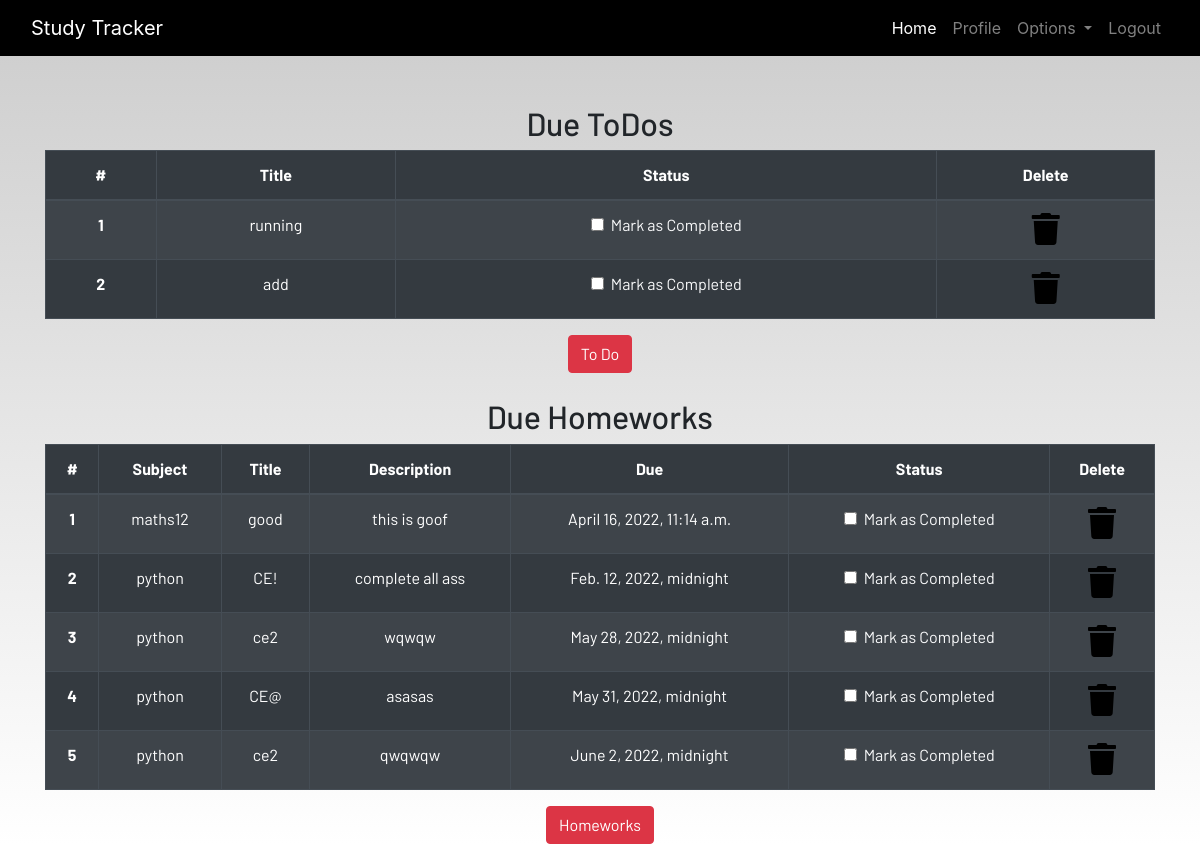
/profile/ (signed in), run on the app's committed database.
### dashboard/models.py (models this page shows, shortened)
class Todo(models.Model):
    user = models.ForeignKey(User,on_delete=models.CASCADE)
    title = models.CharField(max_length=100)
    is_finished = models.BooleanField(default=False)

class Homework(models.Model):
    user = models.ForeignKey(User,on_delete=models.CASCADE)
    subject = models.CharField(max_length=50)
    title = models.CharField(max_length=100)
    description = models.TextField()
    due = models.DateTimeField()
    is_finished = models.BooleanField(default=False)

### dashboard/views.py (the view)
# urls.py: path('profile/',dash_views.profile,name="profile"),
@login_required
def profile(request):
    homeworks = Homework.objects.filter(is_finished=False,user=request.user)
    todos = Todo.objects.filter(is_finished=False,user=request.user)
    if len(homeworks) == 0:
        homework_done = True
    else:
        homework_done = False
    if len(todos) == 0:
        todos_done = True
    else:
        todos_done = False
    context = {
        'homeworks' : homeworks,
        'todos' : todos,
        'homework_done' : homework_done,
        'todos_done' : todos_done
    }
    return render(request,"dashboard/profile.html",context)

### dashboard/template/dashboard/profile.html
{% extends 'dashboard/base.html' %} {% load static %}
{% load crispy_forms_tags %}
{% block content %}
<section class="text-center">
    <div class="container">
        {% if not todos_done %}
        <h2>Due ToDos</h2>
        <table class="table table-striped table-bordered table-hover table-dark">
            <thead>
                <tr>
                    <th scope="col">#</th>
                    <th scope="col">Title</th>
                    <th scope="col">Status</th>
                    <th scope="col">Delete</th>
                </tr>
            </thead>
            <tbody>
                {% for todo in todos %}
                <tr>
                    <th scope="row">{{forloop.counter}}</th>
                    <td>{{todo.title}}</td>
                    <td>
                        <a href="{% url 'update-todo' todo.id %}">
                            <div class="form-check">
                                {% if todo.is_finished == True %}
                                <input class="form-check-input" type="checkbox" value="" checked >
                                {% else %}
                                <input class="form-check-input" type="checkbox" value=""  >
                                {% endif %}
                                <label class="form-check-label text-light" for="flexCheckDefault">
                                    Mark as Completed
                                </label>
                            </div>
                        </a>
                    </td>
                    <td><a href="{% url 'delete-todo' todo.id %}"><i class="fa fa-trash fa-2x"></i></a></td>
                </tr>
                {% endfor %}
            </tbody>
        </table>
        {% else %}
        <h3>All To dos are completed!!!!</h3>
        {% endif %}
        <a href="{% url 'todo' %}" class="btn btn-danger">To Do</a>
        <br><br>
        {% if not homework_done %}
        <h2>Due Homeworks</h2>
        <table class="table table-striped table-bordered table-hover table-dark">
            <thead>
                <tr>
                    <th scope="col">#</th>
                    <th scope="col">Subject</th>
                    <th scope="col">Title</th>
                    <th scope="col">Description</th>
                    <th scope="col">Due</th>
                    <th scope="col">Status</th>
                    <th scope="col">Delete</th>
                </tr>
            </thead>
            <tbody>
                {% for homework in homeworks %}
                <tr>
                    <th scope="row">{{forloop.counter}}</th>
                    <td>{{homework.subject}}</td>
                    <td>{{homework.title}}</td>
                    <td>{{homework.description}}</td>
                    <td>{{homework.due}}</td>
                    <td>
                        <a href="{% url 'update-homework' homework.id %}">
                            <div class="form-check">
                                {% if homework.is_finished == True %}
                                <input class="form-check-input" type="checkbox" value="" checked >
                                {% else %}
                                <input class="form-check-input" type="checkbox" value=""  >
                                {% endif %}
                                <label class="form-check-label text-light" for="flexCheckDefault">
                                    Mark as Completed
                                </label>
                            </div>
                        </a>
                    </td>
                    <td><a href="{% url 'delete-homework' homework.id %}"><i class="fa fa-trash fa-2x"></i></a></td>
                </tr>
                {% endfor %}
            </tbody>
        </table>
        {% else %}
        <h3>All To homeworks are completed!!!!</h3>
        {% endif %}
        <a href="{% url 'homework' %}" class="btn btn-danger">Homeworks</a>
    </div>
</section>
{% endblock content %}

### dashboard/static/css/main.css (style rules this page uses)
html { scroll-behavior: smooth; height: 100%; width: 100%; }
a { text-decoration: none !important; color: black; }
td a { color: white; }
html, body { max-width: 100%; overflow-x: hidden; height: 100%; width: 100%; }
body { background: linear-gradient(rgba(0, 0, 0, 0.2), rgba(255, 255, 255, 0.5)); overflow-x: hidden; background-repeat: no-repeat; }
.fa { color: black; }

### data on the page
Todo: title "running"
Todo: title "add"
Homework: subject "maths12", title "good", description "this is goof", due "April 16, 2022, 11:14 a.m."
Homework: subject "python", title "CE!", description "complete all ass", due "Feb. 12, 2022, midnight"
Homework: subject "python", title "ce2", description "wqwqw", due "May 28, 2022, midnight"
Homework: subject "python", title "CE@", description "asasas", due "May 31, 2022, midnight"
Homework: subject "python", title "ce2", description "qwqwqw", due "June 2, 2022, midnight"
